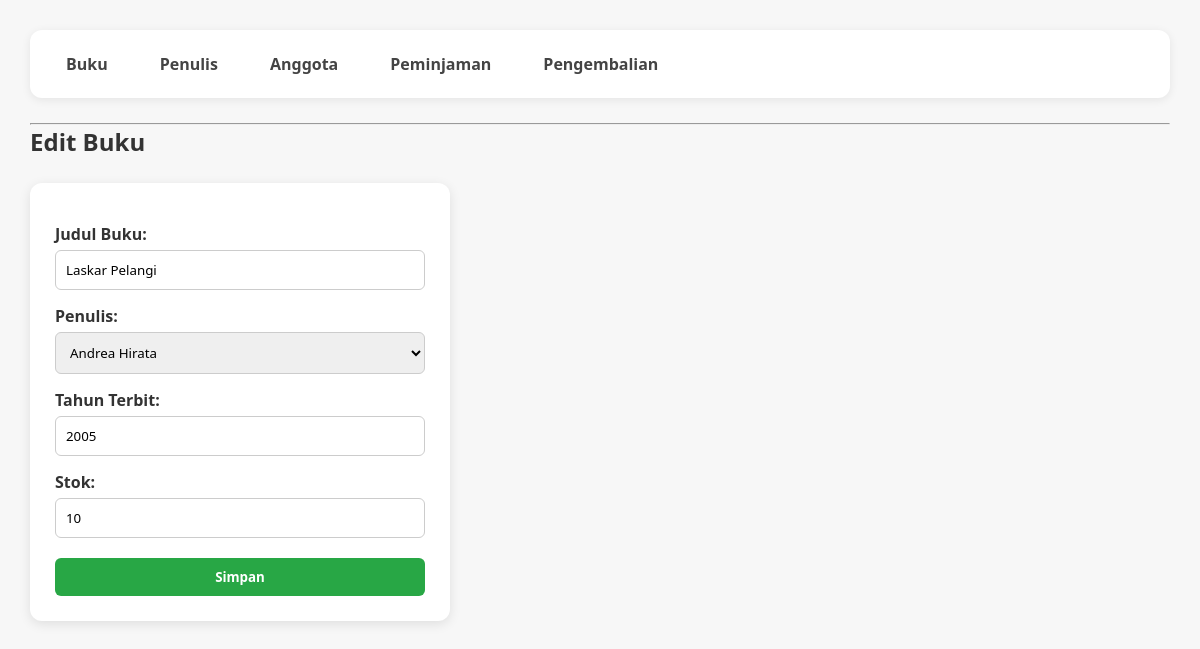
The app's page /index.php?entity=buku&action=edit&id_buku=1 with its own data.
### tables this page shows
CREATE TABLE `buku` (
  `id_buku` int(11) NOT NULL,
  `judul` varchar(255) NOT NULL,
  `penulis` int(11) NOT NULL,
  `tahun_terbit` int(11) NOT NULL,
  `stok` int(11) NOT NULL
);

CREATE TABLE `penulis` (
  `id_penulis` int(11) NOT NULL,
  `nama_penulis` varchar(255) NOT NULL,
  `bio` text NOT NULL
);

### models/Buku.php (called while the page is built, shortened)
<?php
require_once "config/Database.php";
class Buku{
    private $conn;
    private $table = "buku";
    public function __construct(){
        $database = new Database();
        $this->conn = $database->getConnection();
    }
    public function getById($id_buku){
        $query = "
            SELECT b.*, p.nama_penulis
            FROM " . $this->table . " b
            LEFT JOIN penulis p ON b.penulis = p.id_penulis
            WHERE b.id_buku = :id_buku
        ";
        $stmt = $this->conn->prepare($query);
        $stmt->bindParam(':id_buku', $id_buku);
        $stmt->execute();
        return $stmt->fetch(PDO::FETCH_ASSOC);
    }
}

### config/Database.php (called while the page is built, shortened)
<?php
class Database{
    private $host = "localhost";
    private $database = "db_perpus";
    private $username = "root";
    private $password = "";
    public function getConnection(){
        $this->conn = null;
        try {
            $this->conn = new PDO("mysql:host=" . $this->host . ";dbname=" . $this->database, $this->username, $this->password);
            $this->conn->setAttribute(PDO::ATTR_ERRMODE, PDO::ERRMODE_EXCEPTION);
        } catch (PDOException $exception) {
            echo "Connection error: " . $exception->getMessage();
        }
        return $this->conn;
    }
}

### models/Penulis.php (called while the page is built, shortened)
<?php
require_once "config/Database.php";
class Penulis{
    private $conn;
    private $table = "penulis";
    public function __construct(){
        $database = new Database();
        $this->conn = $database->getConnection();
    }
    public function getAll(){
        $query = "SELECT * FROM " . $this->table;
        $stmt = $this->conn->prepare($query);
        $stmt->execute();
        return $stmt->fetchAll(PDO::FETCH_ASSOC);
    }
}

### viewmodels/BukuViewModel.php (called while the page is built, shortened)
<?php
require_once 'models/Buku.php';
require_once 'models/Penulis.php';
class BukuViewModel{
    private $buku;
    private $penulis;
    public function __construct(){
        $this->buku = new Buku();
        $this->penulis = new Penulis();
    }
    public function getPenulisList(){
        return $this->penulis->getAll();
    }
    public function getBukuById($id_buku){
        return $this->buku->getById($id_buku);
    }
}

### views/formBuku.php (the view, shortened to what this page needs)
<?php
require_once 'views/templates/header.php';
?>
<h2 class="text-xl mb-4">
    <?= isset($buku) ? 'Edit Buku' : 'Tambah Buku'; ?>
</h2>
<form action="index.php?entity=buku&action=<?= isset($buku) ? 'update&id_buku=' . $buku['id_buku'] : 'save'; ?>" method="POST" class="space-y-4">
    <div>
        <label class="block">Judul Buku:</label>
        <input type="text" name="judul" value="<?= isset($buku) ? $buku['judul'] : ''; ?>" class="border p-2 w-full" required>
    </div>
    <div>
        <label class="block">Penulis:</label>
        <select name="penulis" class="border p-2 w-full" required>
            <?php foreach ($penulisList as $p): ?>
                <option value="<?= $p['id_penulis']; ?>"
                    <?= (isset($buku) && $buku['penulis'] == $p['id_penulis']) ? 'selected' : ''; ?>>
                    <?= $p['nama_penulis']; ?>
                </option>
            <?php endforeach; ?>
        </select>
    </div>
    <div>
        <label class="block">Tahun Terbit:</label>
        <input type="number" name="tahun_terbit" value="<?= isset($buku) ? $buku['tahun_terbit'] : ''; ?>" class="border p-2 w-full" required>
    </div>
    <div>
        <label class="block">Stok:</label>
        <input type="number" name="stok" value="<?= isset($buku) ? $buku['stok'] : ''; ?>" class="border p-2 w-full" required>
    </div>
    <button type="submit" class="bg-blue-500 text-white px-4 py-2 rounded">
        Simpan
    </button>
</form>

### views/templates/header.php (style rules this page uses)
* { margin: 0; padding: 0; box-sizing: border-box; font-family: "Segoe UI", sans-serif; }
body { background: #f7f7f7; padding: 30px; color: #333; }
form { margin-top: 25px; background: white; border-radius: 12px; padding: 25px; width: 100%; max-width: 420px; box-shadow: 0 3px 12px rgba(0, 0, 0, 0.1); }
label { font-weight: 600; margin-top: 15px; display: block; }
input, select { width: 100%; padding: 10px; margin-top: 5px; border-radius: 6px; border: 1px solid #ccc; }
button { margin-top: 20px; padding: 10px 20px; background: #28a745; border: none; color: white; font-weight: bold; border-radius: 6px; cursor: pointer; width: 100%; }

### records on screen
buku: judul "Laskar Pelangi", penulis "Andrea Hirata", tahun_terbit "2005", stok "10"
